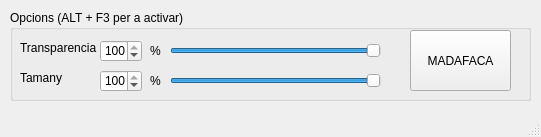
<?xml version="1.0" encoding="UTF-8"?>
<ui version="4.0">
 <class>MainWindow</class>
 <widget class="QMainWindow" name="MainWindow">
  <property name="geometry">
   <rect>
    <x>0</x>
    <y>0</y>
    <width>541</width>
    <height>137</height>
   </rect>
  </property>
  <property name="windowTitle">
   <string>Transparentamela vAlpha</string>
  </property>
  <widget class="QWidget" name="centralwidget">
   <widget class="QGroupBox" name="grpOpcions">
    <property name="geometry">
     <rect>
      <x>10</x>
      <y>10</y>
      <width>521</width>
      <height>91</height>
     </rect>
    </property>
    <property name="title">
     <string>Opcions (ALT + F3 per a activar)</string>
    </property>
    <widget class="QSlider" name="sldTrans">
     <property name="geometry">
      <rect>
       <x>160</x>
       <y>30</y>
       <width>211</width>
       <height>21</height>
      </rect>
     </property>
     <property name="minimum">
      <number>10</number>
     </property>
     <property name="maximum">
      <number>100</number>
     </property>
     <property name="value">
      <number>100</number>
     </property>
     <property name="orientation">
      <enum>Qt::Orientation::Horizontal</enum>
     </property>
    </widget>
    <widget class="QSlider" name="sldTamany">
     <property name="geometry">
      <rect>
       <x>160</x>
       <y>60</y>
       <width>211</width>
       <height>21</height>
      </rect>
     </property>
     <property name="minimum">
      <number>10</number>
     </property>
     <property name="maximum">
      <number>100</number>
     </property>
     <property name="value">
      <number>100</number>
     </property>
     <property name="orientation">
      <enum>Qt::Orientation::Horizontal</enum>
     </property>
    </widget>
    <widget class="QLabel" name="label">
     <property name="geometry">
      <rect>
       <x>10</x>
       <y>30</y>
       <width>81</width>
       <height>16</height>
      </rect>
     </property>
     <property name="text">
      <string>Transparencia</string>
     </property>
    </widget>
    <widget class="QLabel" name="label_2">
     <property name="geometry">
      <rect>
       <x>10</x>
       <y>60</y>
       <width>81</width>
       <height>16</height>
      </rect>
     </property>
     <property name="text">
      <string>Tamany</string>
     </property>
    </widget>
    <widget class="QLabel" name="label_3">
     <property name="geometry">
      <rect>
       <x>140</x>
       <y>30</y>
       <width>21</width>
       <height>21</height>
      </rect>
     </property>
     <property name="text">
      <string>%</string>
     </property>
    </widget>
    <widget class="QLabel" name="label_4">
     <property name="geometry">
      <rect>
       <x>140</x>
       <y>60</y>
       <width>21</width>
       <height>21</height>
      </rect>
     </property>
     <property name="text">
      <string>%</string>
     </property>
    </widget>
    <widget class="QSpinBox" name="spbTrans">
     <property name="geometry">
      <rect>
       <x>90</x>
       <y>30</y>
       <width>42</width>
       <height>22</height>
      </rect>
     </property>
     <property name="minimum">
      <number>10</number>
     </property>
     <property name="maximum">
      <number>100</number>
     </property>
     <property name="value">
      <number>100</number>
     </property>
    </widget>
    <widget class="QSpinBox" name="spbTamany">
     <property name="geometry">
      <rect>
       <x>90</x>
       <y>60</y>
       <width>42</width>
       <height>22</height>
      </rect>
     </property>
     <property name="minimum">
      <number>10</number>
     </property>
     <property name="maximum">
      <number>100</number>
     </property>
     <property name="value">
      <number>100</number>
     </property>
    </widget>
    <widget class="QPushButton" name="btnMadafaca">
     <property name="geometry">
      <rect>
       <x>400</x>
       <y>20</y>
       <width>101</width>
       <height>61</height>
      </rect>
     </property>
     <property name="text">
      <string>MADAFACA</string>
     </property>
    </widget>
   </widget>
   <widget class="QLabel" name="lblImatge">
    <property name="geometry">
     <rect>
      <x>0</x>
      <y>110</y>
      <width>541</width>
      <height>16</height>
     </rect>
    </property>
    <property name="text">
     <string/>
    </property>
   </widget>
  </widget>
  <widget class="QStatusBar" name="statusbar"/>
 </widget>
 <resources/>
 <connections/>
</ui>
